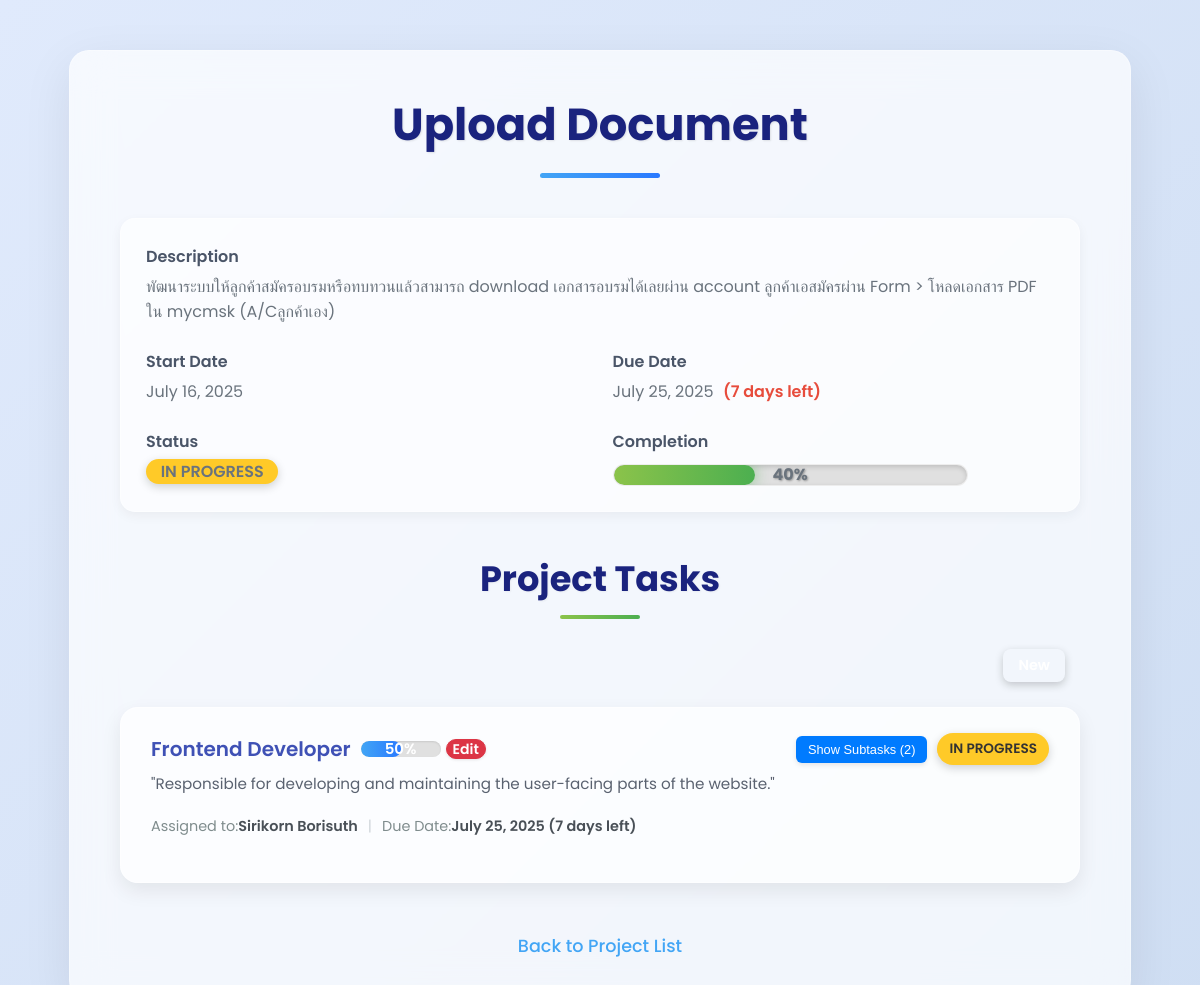
The app's page /project/4/ (signed in) with its own data.
### MyTasks/models.py (models this page shows, shortened)
class Project(models.Model):
    STATUS_CHOICES = [
        ('to_do', 'To Do'),
        ('in_progress', 'In Progress'),
        ('completed', 'Completed'),
        ('on_hold', 'On Hold'),
    ]
    project_name = models.CharField(max_length=200)
    description = models.TextField()
    start_date = models.DateField()
    due_date = models.DateField(null=True, blank=True)
    status = models.CharField(max_length=20, choices=STATUS_CHOICES, default='to_do')

class Task(models.Model):
    STATUS_CHOICES = [
        ('to_do', 'To Do'),
        ('in_progress', 'In Progress'),
        ('completed', 'Completed'),
        ('on_hold', 'On Hold'),
    ]
    project = models.ForeignKey(Project, on_delete=models.CASCADE, related_name='tasks')
    task_name = models.CharField(max_length=200)
    description = models.TextField(blank=True, null=True)
    assigned_to = models.ForeignKey(User, on_delete=models.SET_NULL, null=True, blank=True)
    due_date = models.DateField(null=True, blank=True)
    status = models.CharField(max_length=20, choices=STATUS_CHOICES, default='to_do')
    parent_task = models.ForeignKey('self', on_delete=models.CASCADE, null=True, blank=True, related_name='subtasks')
    class Meta:
        ordering = ['due_date'] # เรียงตาม due_date โดย default

### MyTasks/views.py (the view)
# urls.py: path('project/<int:pk>/', ProjectDetailView.as_view(), name='project-detail'),
class ProjectDetailView(LoginRequiredMixin, DetailView):
    model = Project
    template_name = 'MyTasks/project_detail.html'
    context_object_name = 'project'
    def get_context_data(self, **kwargs):
        context = super().get_context_data(**kwargs)
        user = self.request.user # ดึงข้อมูลผู้ใช้ปัจจุบัน
        is_admin = user.is_staff or user.is_superuser
        base_tasks_queryset = self.object.tasks.all()
        if not is_admin:
            base_tasks_queryset = base_tasks_queryset.filter(assigned_to=user)
        all_project_tasks_for_completion = base_tasks_queryset
        total_tasks_for_completion = all_project_tasks_for_completion.count()
        completed_tasks_for_completion = all_project_tasks_for_completion.filter(status='completed').count()
        self.object.completion_percentage = 0
        if total_tasks_for_completion > 0:
            self.object.completion_percentage = int((completed_tasks_for_completion / total_tasks_for_completion) * 100)
        self.object.days_left = None
        self.object.is_due_soon = False
        self.object.nearing_completion_text = ""
        self.object.overdue_days_abs = None
        if self.object.due_date:
            today = datetime.date.today()
            if self.object.due_date >= today:
                self.object.days_left = (self.object.due_date - today).days
                if self.object.days_left <= 7 and self.object.status not in ['completed', 'on_hold']:
                    self.object.is_due_soon = True
                    self.object.nearing_completion_text = "Nearing Deadline!"
            else: # Due date is in the past
                self.object.days_left = (today - self.object.due_date).days * -1
                self.object.overdue_days_abs = abs(self.object.days_left)
                if self.object.status not in ['completed', 'on_hold']:
                    self.object.is_due_soon = True
                    self.object.nearing_completion_text = "OVERDUE!"
        all_tasks = base_tasks_queryset.prefetch_related('subtasks', 'assigned_to')
        decorated_tasks = []
        for task in all_tasks:
            if not task.parent_task:
                task.subtasks_decorated = [] # Initialize list for decorated subtasks
                raw_subtasks = task.subtasks.all()
                if not is_admin:
                    raw_subtasks = raw_subtasks.filter(assigned_to=user)
                for subtask in raw_subtasks: # วนลูปผ่าน Subtask ที่ถูกกรองแล้ว
                    self.decorate_task_with_progress(subtask)
                    task.subtasks_decorated.append(subtask)
                self.decorate_task_with_progress(task) # Decorate main task
                decorated_tasks.append(task)
        context['main_tasks'] = decorated_tasks
        print(f"\n--- Debugging Project Detail for Project PK: {self.object.pk} ---")
        print(f"Project Name: {self.object.project_name}")
        print(f"Is Admin: {is_admin}") # เพิ่ม debug สำหรับ is_admin
        print(f"Total tasks for completion (filtered): {total_tasks_for_completion}") # ระบุว่าอาจมีการกรองแล้ว
        print(f"Completed tasks for completion (filtered): {completed_tasks_for_completion}") # ระบุว่าอาจมีการกรองแล้ว
        print(f"Calculated completion percentage: {self.object.completion_percentage}")
        print("--- End Debugging ---\n")
        return context
    def decorate_task_with_progress(self, task):
        if hasattr(task, 'subtasks_decorated') and task.subtasks_decorated:
            total_subtasks = len(task.subtasks_decorated)
            completed_subtasks = sum(1 for st in task.subtasks_decorated if st.status == 'completed')
            task.subtask_completion_percentage = int((completed_subtasks / total_subtasks) * 100) if total_subtasks > 0 else 0 # <-- แก้ไขบรรทัดนี้
            task.incomplete_subtask_count = sum(1 for st in task.subtasks_decorated if st.status != 'completed')
        else:
            task.subtask_completion_percentage = None # No subtasks
            task.incomplete_subtask_count = 0 # เพิ่มโค้ดส่วนนี้เพื่อกำหนดค่าเริ่มต้น
        if task.due_date:
            today = date.today()
            delta = task.due_date - today
            task.days_left = delta.days
            task.is_due_soon = delta.days <= 3 # Task due soon if 3 days or less
            if delta.days < 0:
                task.overdue_days_abs = abs(delta.days)
            else:
                task.overdue_days_abs = None
        else:
            task.days_left = None
            task.is_due_soon = False
            task.overdue_days_abs = None

### MyTasks/templates/MyTasks/project_detail.html (shortened to what this page needs)
<!DOCTYPE html>
<html lang="en">
<head>
    <link rel="stylesheet" href="https://cdn.jsdelivr.net/npm/bootstrap-icons@1.11.3/font/bootstrap-icons.min.css">
</head>
<body>
    <div class="dashboard-container">
        <div class="header">
            <h1>{{ project.project_name }}</h1>
            <span class="header-underline"></span>
        </div>
        <div class="project-details">
            <div class="detail-item description">
                <strong>Description</strong>
                <span>{{ project.description }}</span>
            </div>
            <div class="detail-item">
                <strong>Start Date</strong>
                <span>{{ project.start_date }}</span>
            </div>
            <div class="detail-item">
                <strong>Due Date</strong>
                <span>
                    {{ project.due_date }}
                    {% if project.due_date %}
                        <span class="project-countdown-text {% if project.is_due_soon %}due-soon{% endif %}">
                            {% if project.days_left is not none %}
                                {% if project.days_left > 0 %}
                                    ({{ project.days_left }} days left)
                                {% elif project.days_left == 0 %}
                                    (Due Today!)
                                {% else %}
                                    ({{ project.overdue_days_abs }} days overdue!)
                                {% endif %}
                            {% endif %}
                        </span>
                    {% endif %}
                </span>
            </div>
            <div class="detail-item">
                <strong>Status</strong>
                <span class="project-status project-status-{{ project.status|lower|slugify }}">
                    {{ project.get_status_display }}
                </span>
            </div>
            <div class="detail-item">
                <strong>Completion</strong>
                <div class="progress-bar-container">
                    <div class="progress-bar-fill" style="width: {{ project.completion_percentage }}%;"></div>
                    <span class="progress-bar-text">{{ project.completion_percentage|stringformat:"d" }}%</span>
                </div>
            </div>
        </div>
        <div class="tasks-section">
            <h2>Project Tasks</h2>
            <span class="tasks-header-underline"></span>
            <div class="add-task-button-container">
                <a href="{% url 'task-create' project_pk=project.pk %}" class="add-task-button-new" title="Add New Task">
                </a>
            </div>
            <ul class="task-list">
                {% for task in main_tasks %}
                    {% if task.status != 'completed' %}
                        <li class="task-card {% if task.is_due_soon %}due-soon{% endif %}">
                            <div class="task-info">
                                <div class="task-info-header">
                                    <div class="task-info-name">
                                        {{ task.task_name }}
                                        {% if task.subtasks_decorated|length > 0 %}
                                            <div class="subtask-progress-container">
                                                <div class="subtask-progress-fill" style="width: {{ task.subtask_completion_percentage }}%;"></div>
                                                <span class="subtask-progress-text">{{ task.subtask_completion_percentage|stringformat:"d" }}%</span>
                                            </div>
                                        {% endif %}
                                        <a href="{% url 'task-edit' pk=task.pk %}" class="edit-icon-button" title="Edit Task">
                                            Edit
                                        </a>
                                    </div>
                                    <div class="task-header-actions">
                                        {% if task.incomplete_subtask_count > 0 %}
                                            <button class="subtask-toggle-button" data-task-id="{{ task.pk }}">
                                                Show Subtasks ({{ task.incomplete_subtask_count }})
                                            </button>
                                        {% endif %}
                                        <span class="status-task status-task-{{ task.status|lower|slugify }}">
                                            {{ task.get_status_display }}
                                        </span>
                                    </div>
                                </div>
                                <div class="task-info-description">{{ task.description }}</div>
                                <div class="task-info-details">
                                    Assigned to: <strong>
                                    {% if task.assigned_to %}
                                        {{ task.assigned_to.first_name }} {{ task.assigned_to.last_name }}
                                    {% else %}
                                        Unassigned
                                    {% endif %}
                                    </strong>
                                    <span class="detail-separator">|</span>
                                    Due Date: <strong class="{% if task.is_due_soon %}due-date-nearing-completion{% endif %}">
                                        {{ task.due_date|date:"F j, Y" }}
                                        {% if task.due_date %}
                                            {% if task.days_left is not None %}
                                                {% if task.days_left > 0 %}
                                                    ({{ task.days_left }} days left)
                                                {% elif task.days_left == 0 %}
                                                    (Due Today!)
                                                {% else %}
                                                    ({{ task.overdue_days_abs }} days overdue!)
                                                {% endif %}
                                            {% endif %}
                                        {% endif %}
                                    </strong>
                                </div>
                            </div>
                        </li>
                    {% endif %}
                {% empty %}
                    <li class="empty-state">No tasks found for this project.</li>
                {% endfor %}
            </ul>
        </div>
        <div class="back-link">
            <a href="{% url 'project-list' %}">Back to Project List</a>
        </div>
    </div>
</body>
</html>

### records on screen
Project: project_name "Upload Document", description "พัฒนาระบบให้ลูกค้าสมัครอบรมหรือทบทวนแล้วสามารถ download เอกสารอบรมได้เลยผ่าน account ลูกค้าเอสมัครผ่าน Form > โหลดเอกสาร PDF ใน mycmsk (A/Cลูกค้าเอง)", start_date "July 16, 2025", due_date "July 25, 2025", days_left "7", status "IN PROGRESS", completion_percentage "40"
Task: task_name "Frontend Developer", subtask_completion_percentage "50", incomplete_subtask_count "2", status "IN PROGRESS", description "\"Responsible for developing and maintaining the user-facing parts of the website.\"", assigned_to.first_name "Sirikorn", assigned_to.last_name "Borisuth", due_date "July 25, 2025", days_left "7"
